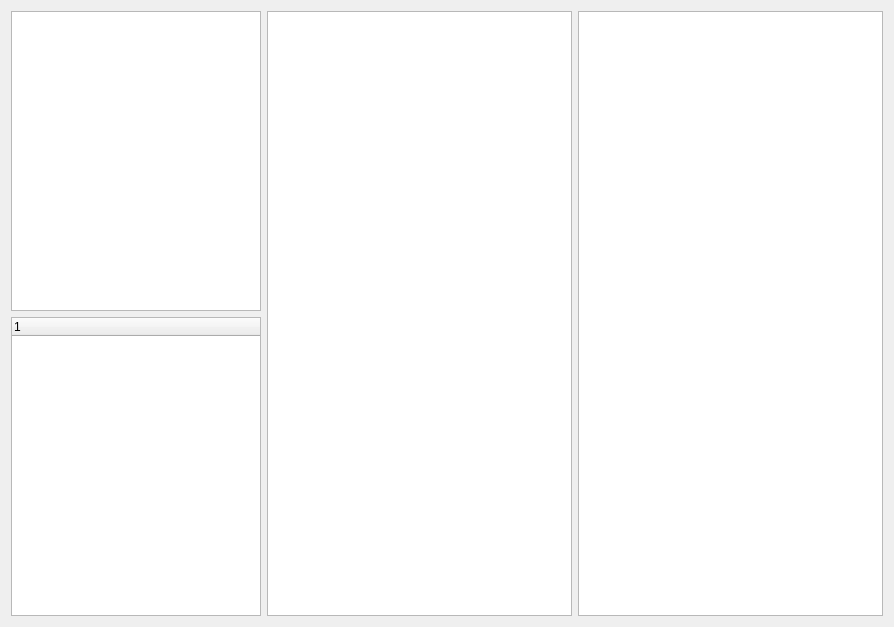
<?xml version="1.0" encoding="UTF-8"?>
<ui version="4.0">
 <class>NodeEditorWidget</class>
 <widget class="QWidget" name="NodeEditorWidget">
  <property name="geometry">
   <rect>
    <x>0</x>
    <y>0</y>
    <width>894</width>
    <height>627</height>
   </rect>
  </property>
  <property name="windowTitle">
   <string>节点编辑器</string>
  </property>
  <layout class="QGridLayout" name="gridLayout">
   <item row="0" column="0">
    <widget class="QGraphicsView" name="View">
     <property name="minimumSize">
      <size>
       <width>0</width>
       <height>300</height>
      </size>
     </property>
     <property name="maximumSize">
      <size>
       <width>250</width>
       <height>16777215</height>
      </size>
     </property>
    </widget>
   </item>
   <item row="1" column="0">
    <widget class="NodeTreeWidget" name="treelist">
     <property name="maximumSize">
      <size>
       <width>250</width>
       <height>16777215</height>
      </size>
     </property>
     <column>
      <property name="text">
       <string notr="true">1</string>
      </property>
     </column>
    </widget>
   </item>
   <item row="0" column="1" rowspan="2">
    <widget class="QTextEdit" name="nodetextEdit">
     <property name="styleSheet">
      <string notr="true">font: 14pt &quot;Microsoft YaHei UI&quot;;</string>
     </property>
    </widget>
   </item>
   <item row="0" column="2" rowspan="2">
    <widget class="QTextEdit" name="scripttextEdit">
     <property name="styleSheet">
      <string notr="true">font: 14pt &quot;Microsoft YaHei UI&quot;;</string>
     </property>
    </widget>
   </item>
  </layout>
 </widget>
 <customwidgets>
  <customwidget>
   <class>NodeTreeWidget</class>
   <extends>QTreeWidget</extends>
   <header>nodetreewidget.h</header>
  </customwidget>
 </customwidgets>
 <resources/>
 <connections/>
</ui>
